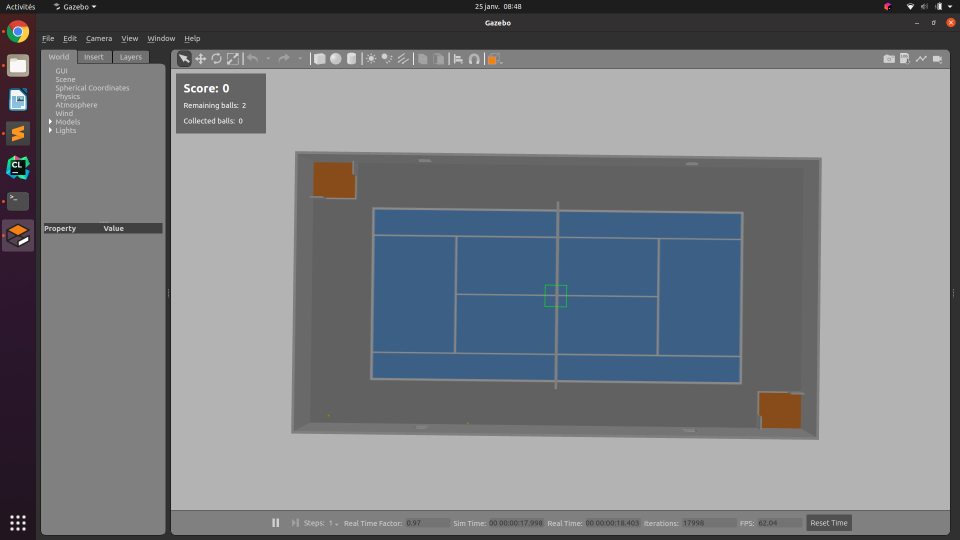
#> input picture ressources/Frames_balls/001.png, 1920 x 1080 px (shown at 1/2 size)
$ python tracking.py
#> lines starting #> are read from the running program, lines starting #| are printed output that depends on the picture; after the words box and inside, x2 and y2 are one past the last pixel; in counts of white or black regions, pixels touching at a corner belong together
### tennis_ball_detector/tennis_ball_detector/detection.py
import cv2
import imutils

def frame_to_center(x, y, L, H):

	x_c = round((x/(L/2) - 1), 3)

	y_c = round((-y/(H/2) + 1), 3)

	return x_c, y_c

def frame_back(x_c, y_c, L, H):

	x = int((x_c+1)*(L/2))

	y = int((-y_c+1)*(H/2))

	return x, y

def draw_boxes_from_center_coord(image, boxes, color = (0,255,0), width = 5):
	for box in boxes:
		x_c, y_c, w_n, h_n = box[:4]
		x, y = frame_back(x_c, y_c, image.shape[1], image.shape[0])
		w, h = int(w_n*(image.shape[1]/2)), int(h_n*(image.shape[0]/2))
		cv2.rectangle(image,(x,y),(x+w,y+h),color,width)

# [4 lines left out: function draw_boxes, not called in this run]

def detect(image, rgb_filter):

	"""
	return image filtered and list of objets coordinates and sizes (x,y,w,h)

	"""

	nb_min_points_contours = 3

	mask = cv2.GaussianBlur(image, (3,3), 0)

	mask = cv2.cvtColor(mask, cv2.COLOR_BGR2RGB)

	mask = cv2.inRange(mask, rgb_filter[:3], rgb_filter[3:])

	cnts = cv2.findContours(mask.copy(), cv2.RETR_EXTERNAL, cv2.CHAIN_APPROX_SIMPLE)
	cnts = imutils.grab_contours(cnts)

	objects = []

	if len(cnts) > 0 :

		for cnt in cnts :

			if len(cnt) > nb_min_points_contours:

				x, y, w, h = cv2.boundingRect(cnt)

				x_center, y_center = frame_to_center(x, y, mask.shape[1], mask.shape[0])

				objects.append((x_center, y_center, round(w/(mask.shape[1]/2),4), round(h/(mask.shape[0]/2),4)))

	return mask, objects


def detect_balls(image, rgb_filter = (81, 102, 0, 148, 147, 60)): # (0, 90, 0, 255, 255, 50)
	return detect(image, rgb_filter)


def detect_zones(image, rgb_filter = (0, 0, 0, 255, 100, 50)):
	return detect(image, rgb_filter)


def show_img(name, img, device = "Ubuntu"):

	cv2.namedWindow(name, cv2.WINDOW_NORMAL)
	if device != "Windows":
		cv2.resizeWindow(name, 1000, 800)
	cv2.imshow(name, img)


# [20 lines that do not run on import are left out]

### ressources/tracking.py

"""
Numeroter les balles

Pour chaque nouvelles balles :
	- Si nouvelle balle déjà dans anciennces balles :
		- si balle déja dans valid
			- met à jour sa position
		- sinon :
			- ajouter dans valid avec le temps d'apparition
		break


test if in orange square

"""

import cv2

from detection import detect_balls, detect_zones, draw_boxes_from_center_coord, show_img


def ball_in_balls(ball_to_test, balls, proportion_size_box_validation):
	test = False
	k = 0
	for ball in balls :
		if ball_in_the_box(ball_to_test, ball, proportion_size_box_validation):
			test = True
			break
		k += 1
	return k, test


def ball_in_zones(ball, zones, psbv):
	ball_in_zone = False
	for zone in zones:
		ball_in_zone |= ball_in_the_box(ball, zone, psbv)
	return ball_in_zone


def ball_in_the_box(ball, box, psbv):
	valid_x = (box[0] - box[2]/2*psbv <= ball[0] <= box[0] + box[2]/2*psbv)
	valid_y = (box[1] - box[3]/2*psbv <= ball[1] <= box[1] + box[3]/2*psbv)

	return valid_x and valid_y


def track_balls(t, image, last_balls, valid_balls):

	ball_img, new_balls = detect_balls(image)
	show_img("mask", ball_img)
	print(new_balls)

	zone_img, zones = detect_zones(image)

	updated_valid_balls = []

	for new_b in new_balls:

		new_ball_in_zones = ball_in_zones(new_b, zones, 1)

		if new_ball_in_zones :
			continue

		_, new_ball_in_last_balls = ball_in_balls(new_b, last_balls, 1)

		if new_ball_in_last_balls:

			indice_valid_ball, new_ball_in_valid_balls = ball_in_balls(new_b, valid_balls, 1)

			if new_ball_in_valid_balls:
				updated_valid_balls.append((new_b[0], new_b[1], new_b[2], new_b[3], valid_balls[indice_valid_ball][4]))

			else:

				updated_valid_balls.append((new_b[0], new_b[1], new_b[2], new_b[3], t))

	return updated_valid_balls, new_balls[:]


def num_to_str(num):

	if num//100 > 0:
		return str(num)
	elif num//10 > 0:
		return "0" + str(num)
	else:
		return "00" + str(num)


if __name__ == "__main__":

	folder_path = 'Frames_balls/'

	last_detected_balls = []

	valid_detected_balls = []

	i = 0

	dt = 0.5

	end = False

	for filename in range(1,102):

		frame = cv2.imread(folder_path+num_to_str(filename)+".png")
#> frame is the input picture: shape (1080, 1920, 3); mean B, G, R 129.5, 125.1, 122.1

		print("Open image :", filename, " at time ", i*dt)

		x_min, x_max, y_min, y_max = 287, 903, 572, 1660

		frame = frame[x_min:x_max,y_min:y_max]
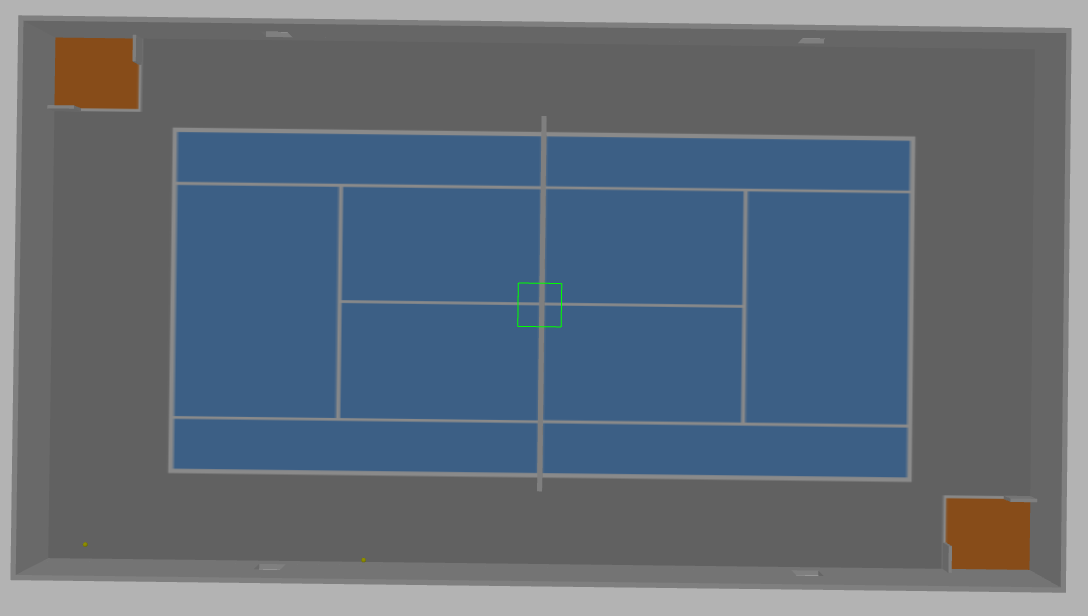
#> frame: shape (616, 1088, 3); mean B, G, R 120.6, 108, 96.6

		valid_detected_balls, last_detected_balls = track_balls(i*dt, frame, last_detected_balls, valid_detected_balls)
#> in detect, `mask = cv2.inRange(mask, rgb_filter[:3], rgb_filter[3:])`:
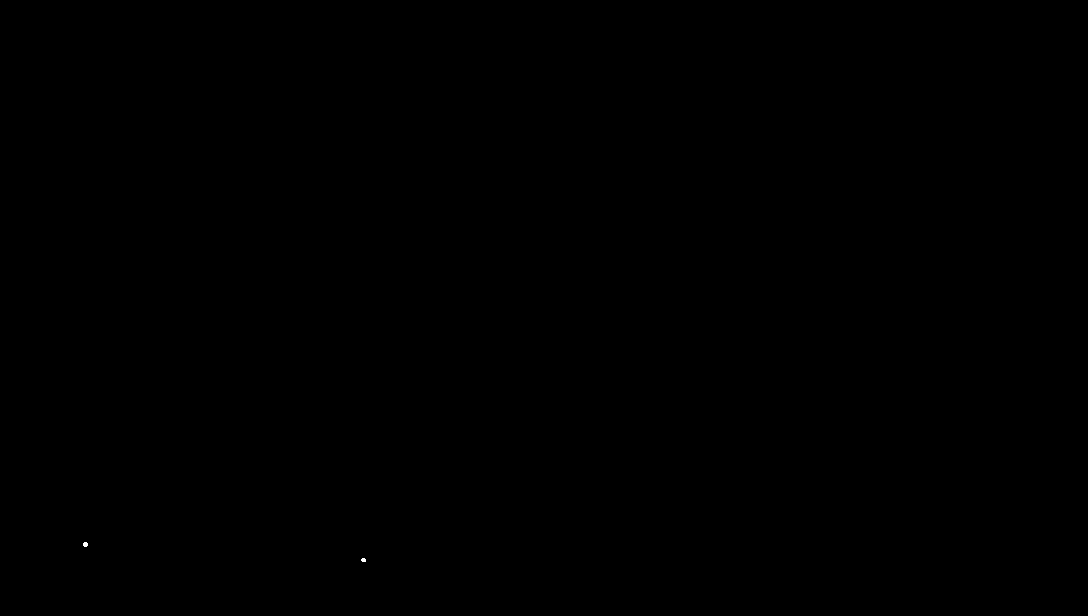
#> mask: shape (616, 1088); 0.01% white; 2 white regions (1 under 20 px), largest, box (x1, y1, x2, y2) and area: (83, 542, 88, 547) 21
#> in detect, `cnts = cv2.findContours(mask.copy(), cv2.RETR_EXTERNAL, cv2.CHAIN_APPR..`: cnts = 2 contours, all with area under 20
#> the loop in detect, `for cnt in cnts : ` made 2 passes
#> (x, y, w, h, x_c in frame_to_center, y_c in frame_to_center, x_center, y_center) on passes 1 to 2: (361, 558, 5, 4, -0.336, -0.812, -0.336, -0.812), (83, 542, 5, 5, -0.847, -0.76, -0.847, -0.76)
#> after the loop in detect, `for cnt in cnts :`: objects = [(-0.336, -0.812, 0.0092, 0.013), (-0.847, -0.76, 0.0092, 0.0162)]
#> in track_balls, `ball_img, new_balls = detect_balls(image)`: new_balls has the same summary as objects in detect
#| [(-0.336, -0.812, 0.0092, 0.013), (-0.847, -0.76, 0.0092, 0.0162)]
#> call 2 of detect, with rgb_filter = (0, 0, 0, 255, 100, 50)
#> in detect (call 2), `mask = cv2.inRange(mask, rgb_filter[:3], rgb_filter[3:])`:
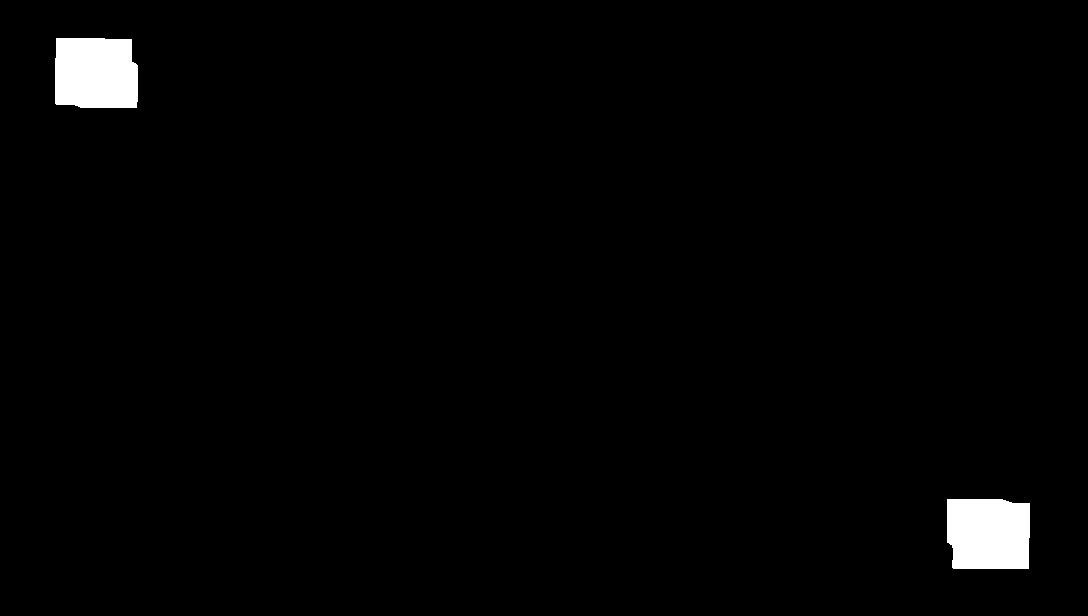
#> mask: shape (616, 1088); 1.7% white; 2 white regions
#> in detect (call 2), `cnts = cv2.findContours(mask.copy(), cv2.RETR_EXTERNAL, cv2.CHAIN_APPR..`: cnts = 2 contours; box (x1, y1, x2, y2) and area: (947, 499, 1030, 569) 5404, (55, 38, 138, 108) 5390
#> the loop in detect (call 2), `for cnt in cnts : ` made 2 passes
#> (x, y, w, h, x_c in frame_to_center, y_c in frame_to_center, x_center, y_center) on passes 1 to 2: (947, 499, 83, 70, 0.741, -0.62, 0.741, -0.62), (55, 38, 83, 70, -0.899, 0.877, -0.899, 0.877)
#> after the loop in detect (call 2), `for cnt in cnts :`: objects = [(0.741, -0.62, 0.153, 0.227), (-0.899, 0.877, 0.153, 0.227)]
#> in track_balls, `zone_img, zones = detect_zones(image)`: zones has the same summary as objects in detect
#> the loop in track_balls, `for new_b in new_balls: ` made 2 passes
#> (new_b, new_ball_in_zones, new_ball_in_last_balls) on passes 1 to 2: ((-0.336, -0.812, 0.0092, 0.013), False, False), ((-0.847, -0.76, 0.0092, 0.0162), False, False)
#> after the loop in track_balls, `for new_b in new_balls:`: updated_valid_balls = []
#> valid_detected_balls = []; last_detected_balls = [(-0.336, -0.812, 0.0092, 0.013), (-0.847, -0.76, 0.0092, 0.0162)]
		print(valid_detected_balls)

		i += 1

		draw_boxes_from_center_coord(frame, last_detected_balls, (0,0,255), 1)
#> the loop in draw_boxes_from_center_coord, `for box in boxes:` made 2 passes
#> (x_c, y_c, w_n, h_n, x, y, w, h) on passes 1 to 2: (-0.336, -0.812, 0.0092, 0.013, 361, 558, 5, 4), (-0.847, -0.76, 0.0092, 0.0162, 83, 542, 5, 4)
#> after the loop in draw_boxes_from_center_coord, `for box in boxes:`: image: shape (616, 1088, 3); 0.01% of pixels changed, all inside (x1, y1, x2, y2) = (83, 542, 367, 563)

		draw_boxes_from_center_coord(frame, valid_detected_balls, (0,255,0), 1)

		show_img("frame", frame)

		while True:
			key = cv2.waitKey(1) & 0xFF
#> (key q is pressed here)
			if key is ord('q'):
				end = True
				break
			elif key is ord('d'):
				break

		if end:
			cv2.destroyAllWindows()
			break
